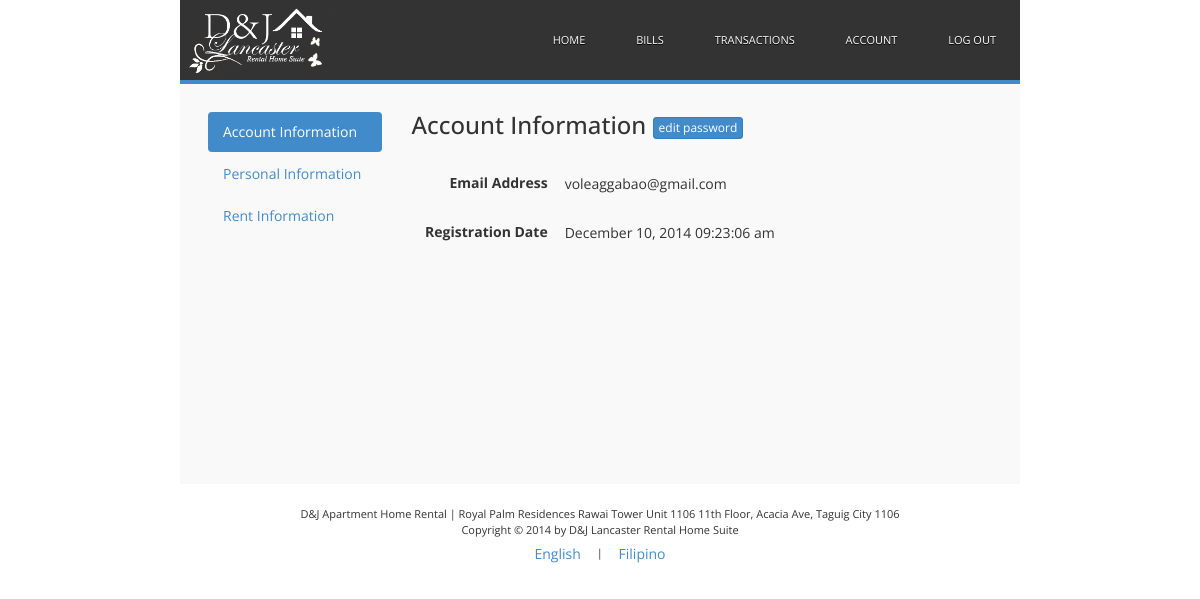
Screenshot of /tenant/dashboard/account (signed in) with the database file from the repository.
### tables this page shows
CREATE TABLE `tbl_tenant` (
  `id` int(11) NOT NULL AUTO_INCREMENT,
  `user_id` int(11) DEFAULT NULL,
  `fname` varchar(256) NOT NULL,
  `lname` varchar(256) NOT NULL,
  `email` varchar(256) NOT NULL,
  `phone` varchar(256) NOT NULL,
  `start_date` date NOT NULL,
  `end_date` date NOT NULL,
  `rent_type` enum('occupied','reserved') NOT NULL,
  `rent_term` enum('short','long') NOT NULL,
  `rent_fee` float NOT NULL,
  `token` varchar(256) NOT NULL,
  `is_verified` tinyint(1) NOT NULL DEFAULT '0',
  `is_expired` tinyint(1) NOT NULL DEFAULT '0',
  `is_registered` tinyint(1) NOT NULL DEFAULT '0',
  `is_active` tinyint(1) NOT NULL DEFAULT '0',
  `is_reserved` tinyint(1) NOT NULL DEFAULT '0',
  PRIMARY KEY (`id`)
);

CREATE TABLE `tbl_users` (
  `id` int(11) NOT NULL AUTO_INCREMENT COMMENT 'auto incrementing user_id of each user, unique index',
  `email` varchar(64) NOT NULL COMMENT 'user''s email, unique',
  `password_hash` varchar(255) NOT NULL COMMENT 'user''s password in salted and hashed format',
  `is_expired` tinyint(1) NOT NULL DEFAULT '0' COMMENT 'user''s activation status',
  `rememberme_token` varchar(64) DEFAULT NULL COMMENT 'user''s remember-me cookie token',
  `registration_datetime` datetime NOT NULL DEFAULT '0000-00-00 00:00:00',
  `registration_ip` varchar(39) NOT NULL DEFAULT '0.0.0.0',
  PRIMARY KEY (`id`),
  UNIQUE KEY `user_email` (`email`)
);

### tenant/classes/Account.php (called while the page is built, shortened)
<?php
class Account
{
    private $db_connection = null;
    private $user_id = null;
    public function __construct()
    {
        if (isset($_SESSION['tenant_user_id'])) {
            $this->user_id = $_SESSION['tenant_user_id'];
        }
    }
    private function databaseConnection()
    {
        if ($this->db_connection != null) {
            return true;
        } else {
            try {
                $this->db_connection = new PDO('mysql:host='. DB_HOST .';dbname='. DB_NAME . ';charset=utf8', DB_USER, DB_PASS);
                return true;
            } catch (PDOException $e) {
                $this->errors[] = MESSAGE_DATABASE_ERROR . $e->getMessage();
            }
        }
        return false;
    }
    public function getAccountInfo()
    {
        if ($this->databaseConnection()) {
            $query_account = $this->db_connection->prepare("SELECT t.id AS tenant_id,u.email AS email, fname, lname, phone, start_date, end_date, rent_term, registration_datetime  FROM tbl_users u, tbl_tenant t WHERE u.id = :user_id AND u.id = t.user_id");
            $query_account->bindValue(':user_id', $this->user_id, PDO::PARAM_INT);
            $query_account->execute();
            $result_row = $query_account->fetchObject();
        }
        return $result_row;
    }
}
?>

### tenant/views/account-info.php (the view)
<div class="row">
    <div id="sidebar-div" class="col-md-3">
        <ul class="nav nav-pills nav-stacked">
            <li class="active"><a href="account?view=1"><?php echo WORD_ACCOUNT_INFO;?></a></li>
            <li><a href="account?view=2"><?php echo WORD_PERSONAL_INFO;?></a></li>
            <li><a href="account?view=3"><?php echo WORD_RENT_INFO;?></a></li>
        </ul>
    </div>
    <div id="account-div" class="col-md-9 form-horizontal">
        <div id="page-title-div">
            <h3>
                <span id="sp-title"><?php echo WORD_ACCOUNT_INFO_TITLE;?></span> <span id="sp-edit"><a class="btn btn-primary btn-xs" href="account?edit=1"><?php echo WORD_EDIT_PASS;?></a></span>
            </h3>
        </div>
        <div id="info-div">
            <div id="info-view-div">
                <div class="form-group">
                    <label class="control-label col-sm-4"><?php echo WORD_EMAIL_ADDRESS;?></label>
                    <div class="col-sm-8">
                        <p id="form-email" class="form-control-static"><span id="sp-email"><?php echo strtolower($email); ?></span></p>
                    </div>
                </div>
                <div class="form-group">
                    <label class="control-label col-sm-4"><?php echo WORD_REGISTRATION_DATE;?></label>
                    <div class="col-sm-8">
                        <p id="form-email" class="form-control-static"><span id="sp-email"><?php echo date("F d, Y h:i:s a", $registration_date); ?></span></p>
                    </div>
                </div>
            </div>
        </div>
    </div>
</div>

### tenant/css/main.css (style rules this page uses)
html body { font-family: "Open Sans", sans-serif; padding:0; margin:0; }
h1, h2, h3, h4, h5, h6, p { padding: 0; margin: 0; }

### tenant/css/account-style.css (style rules this page uses)
#sidebar-div { border-radius: 5px; }
#page-title-div { margin-bottom: 2em; }
#info-div { width: 95%; margin: 0 auto; }
#info-div .control-label { text-align: right; padding: 6px 2px; cursor: pointer; }
#info-view-div, #info-edit-div { width: 70%; }

### rows the page displays
tbl_tenant: user.email "voleaggabao@gmail.com", user.registration_datetime "December 10, 2014 09:23:06 am"

### other values shown
WORD_ACCOUNT_INFO "Account Information"
WORD_PERSONAL_INFO "Personal Information"
WORD_RENT_INFO "Rent Information"
WORD_ACCOUNT_INFO_TITLE "Account Information"
WORD_EDIT_PASS "edit password"
WORD_EMAIL_ADDRESS "Email Address"
WORD_REGISTRATION_DATE "Registration Date"
